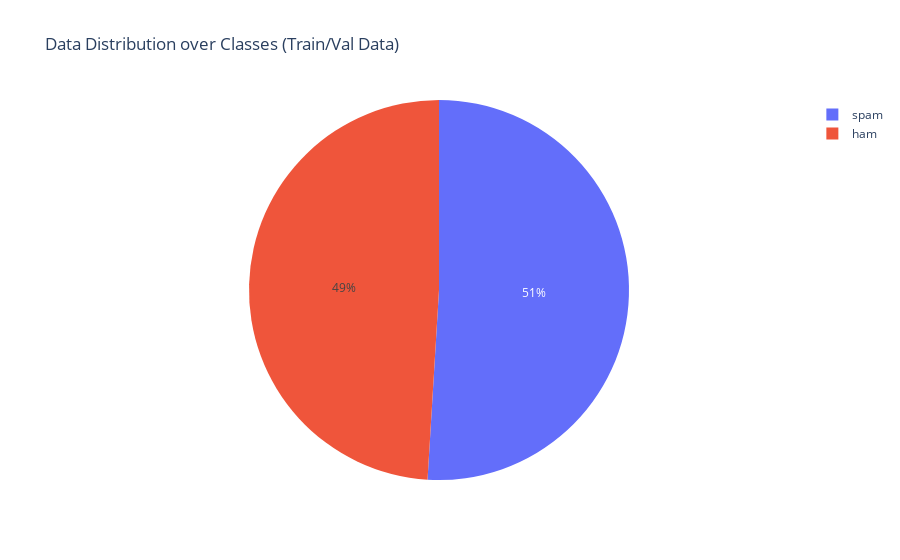

Notebook cell for this chart:
### Code cell
#observing data distribution over labels (pie chart)

#calculating class distribution
class_distribution = df_train_val['label'].value_counts().reset_index()
class_distribution.columns = ['label_text', 'Counts']

#mapping to readable names
class_distribution['label_text'] = class_distribution['label_text'].map({0: 'ham', 1: 'spam'})

# creates pie chart
fig = px.pie(class_distribution, values='Counts', names='label_text', title='Data Distribution over Classes (Train/Val Data)')
fig.show()

### Figure 1 — Plotly figure (JSON) as saved in the notebook; plotly's stock layout.template omitted (floating-point values rounded to 4 significant figures)
{"data": [{"domain": {"x": [0, 1], "y": [0, 1]}, "hovertemplate": "label_text=%{label}<br>Counts=%{value}<extra></extra>", "labels": ["spam", "ham"], "legendgroup": "", "name": "", "showlegend": true, "type": "pie", "values": [16163, 15553]}], "layout": {"legend": {"tracegroupgap": 0}, "title": {"text": "Data Distribution over Classes (Train/Val Data)"}}}
